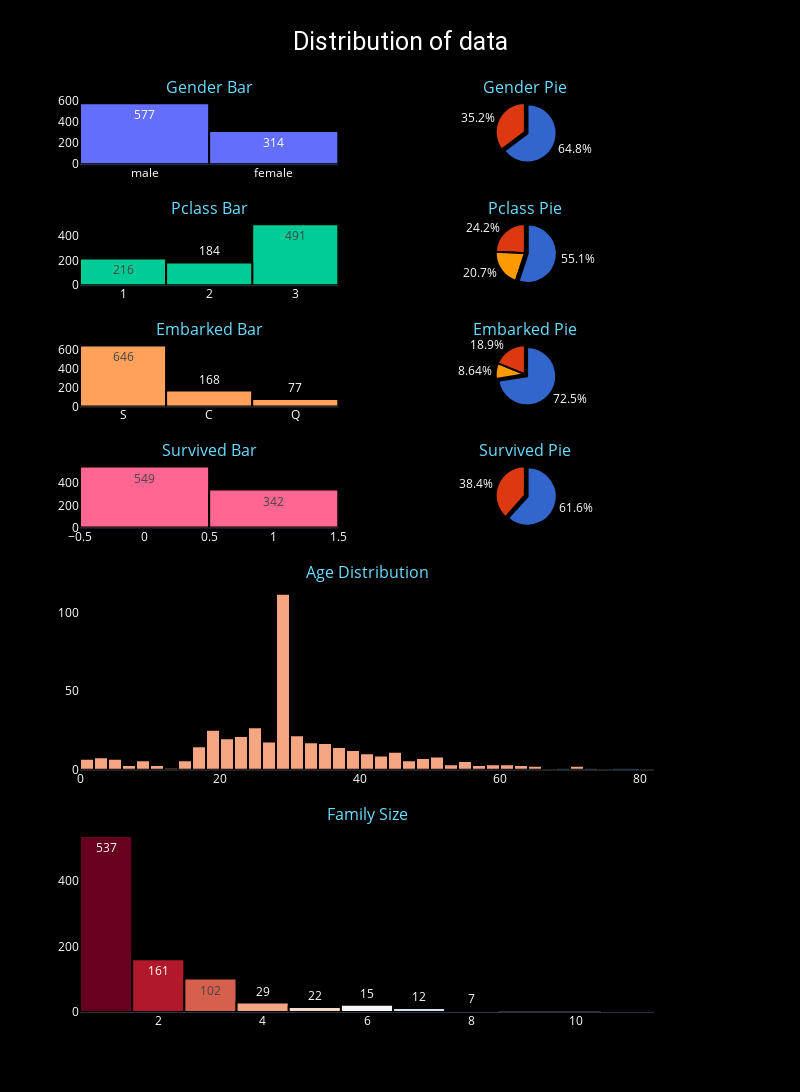

Source (notebook cell):
### Code cell
def plot_row(column, row, pull=None):
    fig.add_trace(go.Bar(
        x=df[column].unique(),
        y=df[column].value_counts().values,
        text=df[column].value_counts(),
        name="",
        marker_color=None,
    ), row=row, col=1)

    fig.add_trace(go.Pie(
        labels=df[column].unique(),
        values=df[column].value_counts().values,
        name="",
        pull=pull,
        marker_colors=px.colors.qualitative.G10
    ), row=row, col=2)

fig = make_subplots(
    rows=8, cols=2,
    specs=[[{}, {'type': 'domain'}],
           [{}, {'type': 'domain'}],
           [{}, {'type': 'domain'}],
           [{}, {'type': 'domain'}],
           [{"rowspan": 2, "colspan": 2}, None],
           [None, None],
           [{"rowspan": 2, "colspan": 2}, None],
           [None, None],
          ],
    subplot_titles=('Gender Bar', 'Gender Pie', 'Pclass Bar', 'Pclass Pie', 'Embarked Bar', 'Embarked Pie',
                    'Survived Bar', 'Survived Pie', 'Age Distribution', 'Family Size'),
)

plot_row('Sex', 1, pull=[0.1, 0])
plot_row('Pclass', 2, pull=[0.1, 0, 0])
plot_row('Embarked', 3, pull=[0.1, 0, 0])
plot_row('Survived', 4, pull=[0.1, 0])

fig.add_trace(go.Histogram(
    x=df['Age'],
    name="",
    histnorm='density',
    marker_color="#f4a582"
), row=5, col=1)

fig.add_trace(go.Histogram(
    x=df['FamilySize'],
    name="",
    histnorm='density',
    text=df['FamilySize'].value_counts(),
    marker_color=px.colors.diverging.RdBu
), row=7, col=1)

fig.update_layout(
    height=1600,
    width=800,
    showlegend=False,
    title_text="Distribution of data",
    title_x=0.5,
    titlefont={'size': 25, 'family': 'Roboto', 'color': 'white'},
    paper_bgcolor="black",
    plot_bgcolor="black",
    font_color="white"
)

fig.update_yaxes(showgrid=False)

fig.update_traces(marker_line_color='black', marker_line_width=2)

fig.update_annotations(font={'color': '#6bddff'})

fig.show()

### Figure 1 — Plotly figure (JSON) as saved in the notebook; plotly's stock layout.template omitted (floating-point values rounded to 4 significant figures; data arrays with more than 128 entries replaced by an {"elided": "..."} marker saying what was removed)
{"data": [{"marker": {"line": {"color": "black", "width": 2}}, "name": "", "text": [577, 314], "type": "bar", "x": ["male", "female"], "xaxis": "x", "y": [577, 314], "yaxis": "y"}, {"domain": {"x": [0.55, 1], "y": [0.9297, 1]}, "labels": ["male", "female"], "marker": {"colors": ["#3366CC", "#DC3912", "#FF9900", "#109618", "#990099", "#0099C6", "#DD4477", "#66AA00", "#B82E2E", "#316395"], "line": {"color": "black", "width": 2}}, "name": "", "pull": [0.1, 0], "type": "pie", "values": [577, 314]}, {"marker": {"line": {"color": "black", "width": 2}}, "name": "", "text": [491, 216, 184], "type": "bar", "x": [3, 1, 2], "xaxis": "x2", "y": [491, 216, 184], "yaxis": "y2"}, {"domain": {"x": [0.55, 1], "y": [0.7969, 0.8672]}, "labels": [3, 1, 2], "marker": {"colors": ["#3366CC", "#DC3912", "#FF9900", "#109618", "#990099", "#0099C6", "#DD4477", "#66AA00", "#B82E2E", "#316395"], "line": {"color": "black", "width": 2}}, "name": "", "pull": [0.1, 0, 0], "type": "pie", "values": [491, 216, 184]}, {"marker": {"line": {"color": "black", "width": 2}}, "name": "", "text": [646, 168, 77], "type": "bar", "x": ["S", "C", "Q"], "xaxis": "x3", "y": [646, 168, 77], "yaxis": "y3"}, {"domain": {"x": [0.55, 1], "y": [0.6641, 0.7344]}, "labels": ["S", "C", "Q"], "marker": {"colors": ["#3366CC", "#DC3912", "#FF9900", "#109618", "#990099", "#0099C6", "#DD4477", "#66AA00", "#B82E2E", "#316395"], "line": {"color": "black", "width": 2}}, "name": "", "pull": [0.1, 0, 0], "type": "pie", "values": [646, 168, 77]}, {"marker": {"line": {"color": "black", "width": 2}}, "name": "", "text": [549, 342], "type": "bar", "x": [0, 1], "xaxis": "x4", "y": [549, 342], "yaxis": "y4"}, {"domain": {"x": [0.55, 1], "y": [0.5312, 0.6016]}, "labels": [0, 1], "marker": {"colors": ["#3366CC", "#DC3912", "#FF9900", "#109618", "#990099", "#0099C6", "#DD4477", "#66AA00", "#B82E2E", "#316395"], "line": {"color": "black", "width": 2}}, "name": "", "pull": [0.1, 0], "type": "pie", "values": [549, 342]}, {"histnorm": "density", "marker": {"color": "#f4a582", "line": {"color": "black", "width": 2}}, "name": "", "type": "histogram", "x": {"elided": "891 float values"}, "xaxis": "x5", "yaxis": "y5"}, {"histnorm": "density", "marker": {"color": ["rgb(103,0,31)", "rgb(178,24,43)", "rgb(214,96,77)", "rgb(244,165,130)", "rgb(253,219,199)", "rgb(247,247,247)", "rgb(209,229,240)", "rgb(146,197,222)", "rgb(67,147,195)", "rgb(33,102,172)", "rgb(5,48,97)"], "line": {"color": "black", "width": 2}}, "name": "", "text": [537, 161, 102, 29, 22, 15, 12, 7, 6], "type": "histogram", "x": {"elided": "891 int values"}, "xaxis": "x6", "yaxis": "y6"}], "layout": {"annotations": [{"font": {"color": "#6bddff", "size": 16}, "showarrow": false, "text": "Gender Bar", "x": 0.225, "xanchor": "center", "xref": "paper", "y": 1, "yanchor": "bottom", "yref": "paper"}, {"font": {"color": "#6bddff", "size": 16}, "showarrow": false, "text": "Gender Pie", "x": 0.775, "xanchor": "center", "xref": "paper", "y": 1, "yanchor": "bottom", "yref": "paper"}, {"font": {"color": "#6bddff", "size": 16}, "showarrow": false, "text": "Pclass Bar", "x": 0.225, "xanchor": "center", "xref": "paper", "y": 0.8672, "yanchor": "bottom", "yref": "paper"}, {"font": {"color": "#6bddff", "size": 16}, "showarrow": false, "text": "Pclass Pie", "x": 0.775, "xanchor": "center", "xref": "paper", "y": 0.8672, "yanchor": "bottom", "yref": "paper"}, {"font": {"color": "#6bddff", "size": 16}, "showarrow": false, "text": "Embarked Bar", "x": 0.225, "xanchor": "center", "xref": "paper", "y": 0.7344, "yanchor": "bottom", "yref": "paper"}, {"font": {"color": "#6bddff", "size": 16}, "showarrow": false, "text": "Embarked Pie", "x": 0.775, "xanchor": "center", "xref": "paper", "y": 0.7344, "yanchor": "bottom", "yref": "paper"}, {"font": {"color": "#6bddff", "size": 16}, "showarrow": false, "text": "Survived Bar", "x": 0.225, "xanchor": "center", "xref": "paper", "y": 0.6016, "yanchor": "bottom", "yref": "paper"}, {"font": {"color": "#6bddff", "size": 16}, "showarrow": false, "text": "Survived Pie", "x": 0.775, "xanchor": "center", "xref": "paper", "y": 0.6016, "yanchor": "bottom", "yref": "paper"}, {"font": {"color": "#6bddff", "size": 16}, "showarrow": false, "text": "Age Distribution", "x": 0.5, "xanchor": "center", "xref": "paper", "y": 0.4688, "yanchor": "bottom", "yref": "paper"}, {"font": {"color": "#6bddff", "size": 16}, "showarrow": false, "text": "Family Size", "x": 0.5, "xanchor": "center", "xref": "paper", "y": 0.2031, "yanchor": "bottom", "yref": "paper"}], "font": {"color": "white"}, "height": 1600, "paper_bgcolor": "black", "plot_bgcolor": "black", "showlegend": false, "title": {"font": {"color": "white", "family": "Roboto", "size": 25}, "text": "Distribution of data", "x": 0.5}, "width": 800, "xaxis": {"anchor": "y", "domain": [0, 0.45]}, "xaxis2": {"anchor": "y2", "domain": [0, 0.45]}, "xaxis3": {"anchor": "y3", "domain": [0, 0.45]}, "xaxis4": {"anchor": "y4", "domain": [0, 0.45]}, "xaxis5": {"anchor": "y5", "domain": [0, 1]}, "xaxis6": {"anchor": "y6", "domain": [0, 1]}, "yaxis": {"anchor": "x", "domain": [0.9297, 1], "showgrid": false}, "yaxis2": {"anchor": "x2", "domain": [0.7969, 0.8672], "showgrid": false}, "yaxis3": {"anchor": "x3", "domain": [0.6641, 0.7344], "showgrid": false}, "yaxis4": {"anchor": "x4", "domain": [0.5312, 0.6016], "showgrid": false}, "yaxis5": {"anchor": "x5", "domain": [0.2656, 0.4688], "showgrid": false}, "yaxis6": {"anchor": "x6", "domain": [0, 0.2031], "showgrid": false}}}
